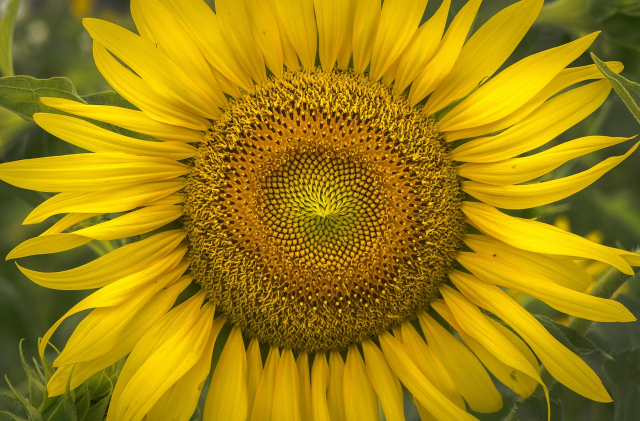
#> input picture images_input/1.jpg, 1280 x 842 px (shown at 1/2 size); its folder holds 4 pictures in this run
$ python main.py
#> lines starting #> are read from the running program, lines starting #| are printed output that depends on the picture
import os
from PIL import Image

# Folder containing input images
input_folder = 'images_input'
output_folder = 'images_output'

# Desired size (width, height)
resize_size = (800, 800)

# Create output folder if it doesn't exist
if not os.path.exists(output_folder):
    os.makedirs(output_folder)

# Loop through all files in the input folder
for filename in os.listdir(input_folder):
    if filename.lower().endswith(('.png', '.jpg', '.jpeg', '.bmp', '.gif')):
        input_path = os.path.join(input_folder, filename)
        output_path = os.path.join(output_folder, filename)

        with Image.open(input_path) as img:
#> img is the input picture: PIL image 1280x842 RGB; mean R, G, B 160.9, 131.4, 11.9
            resized_img = img.resize(resize_size)
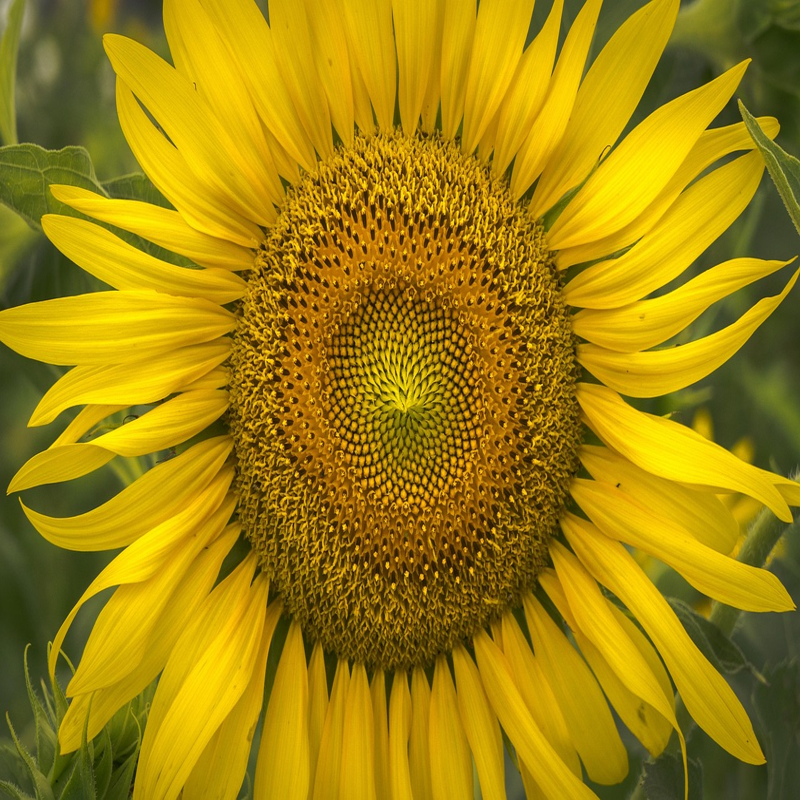
#> resized_img: PIL image 800x800 RGB; mean R, G, B 160.9, 131.4, 12
            resized_img.save(output_path)
#> pass 2 of the loop `for filename in os.listdir(input_folder):`:
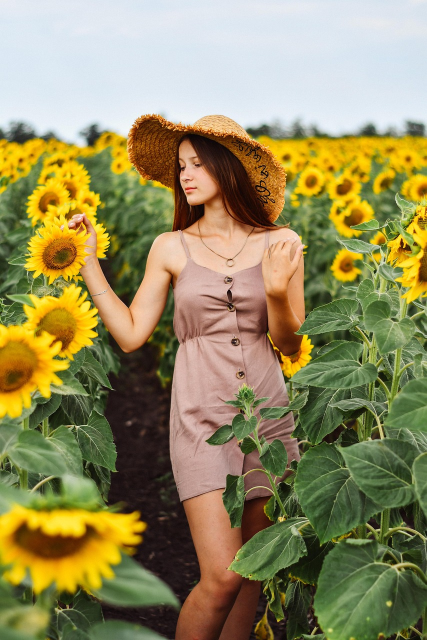
#> input picture images_input/2.jpg, 853 x 1280 px (shown at 1/2 size)
#> img is the input picture: PIL image 853x1280 RGB; mean R, G, B 147.7, 138.9, 94
#> `resized_img = img.resize(resize_size)`:
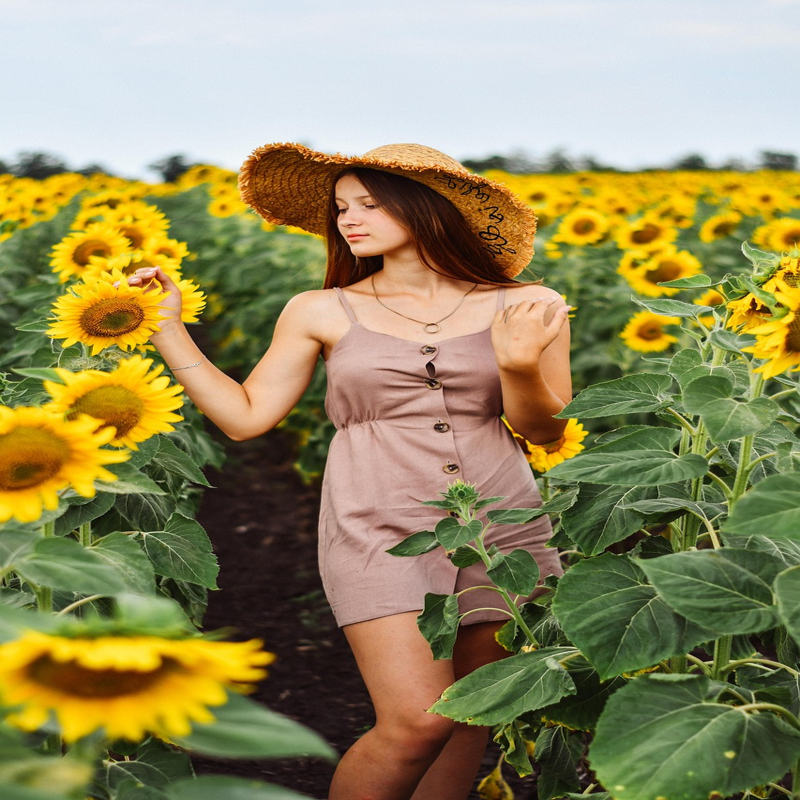
#> resized_img: PIL image 800x800 RGB; mean R, G, B 147.7, 138.9, 94
#> pass 3 of the loop `for filename in os.listdir(input_folder):`:
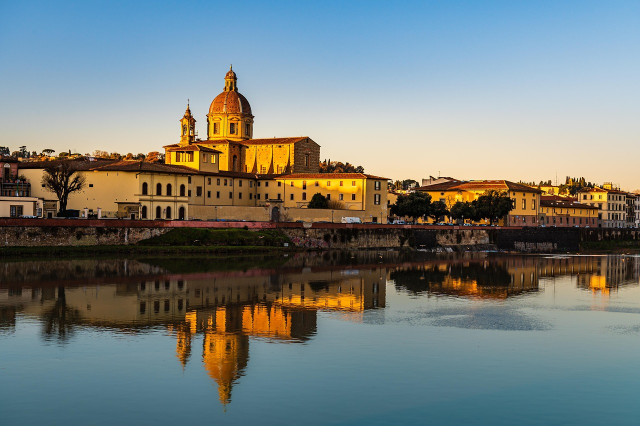
#> input picture images_input/3.jpg, 1280 x 852 px (shown at 1/2 size)
#> img is the input picture: PIL image 1280x852 RGB; mean R, G, B 118.5, 125.8, 122.9
#> `resized_img = img.resize(resize_size)`:
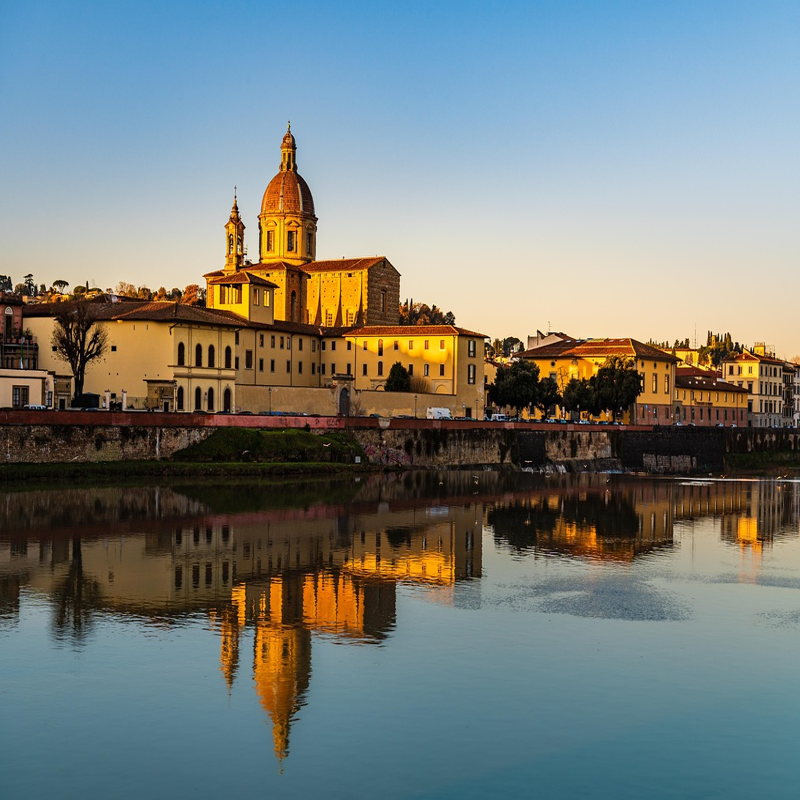
#> resized_img: PIL image 800x800 RGB; mean R, G, B 118.5, 125.8, 122.9
#> the loop made 4 passes; the first 3 are shown

print("All images resized and saved to:", output_folder)
